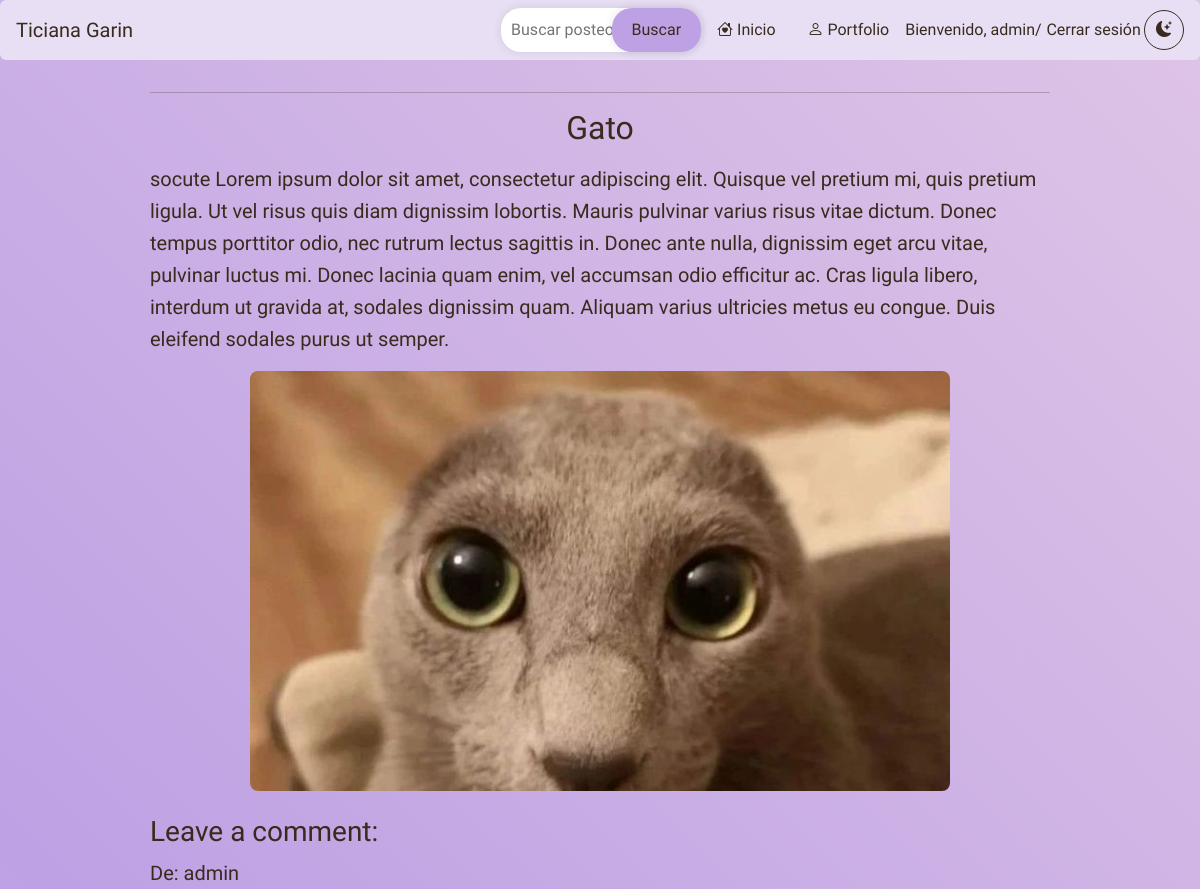
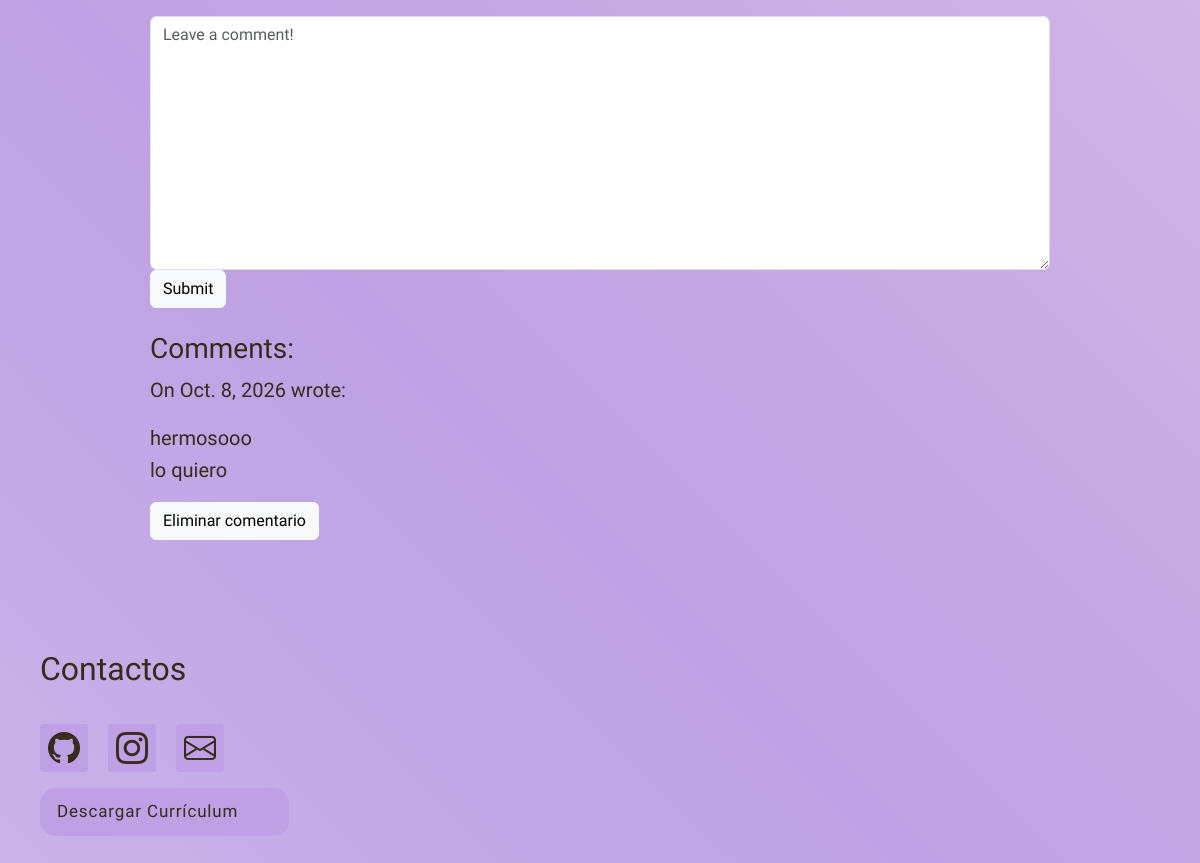
The app's page /blog/post/11/ (signed in) with its own data (2 pictures, top to bottom).
### blog/models.py (models this page shows, shortened)
class Post(models.Model):
    title = models.CharField(max_length=255)
    body = models.TextField()
    image = models.ImageField(upload_to= "post/", blank= True, null= True)
    created_on = models.DateTimeField(auto_now_add=True)
    last_modified = models.DateTimeField(auto_now=True)
    categories = models.ManyToManyField("Category", related_name="posts")

class Comment(models.Model):
    author = models.CharField(max_length=60)
    body = models.TextField()
    created_on = models.DateTimeField(auto_now_add=True)
    post = models.ForeignKey("Post", on_delete=models.CASCADE)

### blog/views.py (the view, shortened to what this page needs)
# urls.py: path("post/<int:pk>/", views.blog_detail, name="blog_detail"),
def blog_detail(request, pk):
    post = Post.objects.get(pk=pk)
    form = CommentForm()
    comments = Comment.objects.filter(post=post)
    context = {
        "post": post,
        "comments": comments,
        "form": CommentForm(),
    }
    return render(request, "blog/detail.html", context)

### blog/forms.py
class CommentForm(forms.Form):
    body = forms.CharField(
        widget=forms.Textarea(
            attrs={"class": "form-control", "placeholder": "Leave a comment!"}
        )
    )

### blog/templates/blog/detail.html (shortened to what this page needs)
{% extends "base.html"%}
{% load static %}
{% block page_css %}
    <link rel="stylesheet" href="{% static 'blog/detail.css' %}?v=1">
{% endblock page_css %}
{% block page_title %}
    <h2>{{ post.title }}</h2>
{% endblock page_title %}
{% block page_content %}
    <div>
    <p>{{ post.body | linebreaks }}</p>
        {% if post.image %}
            <img src="{{ post.image.url }}" alt="{{ post.title }}" >
        {% endif %}
    </div>
    <div>
    <h3>Leave a comment:</h3>
    {% if user.is_authenticated %}
    <form method="post">
        <div>
            <p>De: {{ user.username }}</p>
        </div>
        <div>
            {{ form.body }}
        </div>
        <button type="submit" class="btn btn-light">Submit</button>
    </form>
    {% else %}
    <p>Registrate para comentar</p>
    {% endif %}
    </div>
    <div>
    <h3>Comments:</h3>
    {% for comment in comments %}
        <p>
            On {{ comment.created_on.date }} <b>{{ comment.author }}</b> wrote:
        </p>
        <p>
            {{ comment.body | linebreaks }}
        </p>
        {% if user.is_superuser %}
            <form method="post" action="{% url 'blog:delete_comment' comment.pk %}" class="delete-comment-form">
                <button type="submit" class="delete-comment-btn btn btn-light" onclick="return confirm('¿Seguro que querés eliminar este comentario?')">
                    Eliminar comentario
                </button>
            </form>
    {% endif %}
    {% endfor %}
    </div>
{% endblock page_content %}

### blog/templates/base.html (shortened to what this page needs)
{% load static %}
<!DOCTYPE html>
<html lang="en">
<head>
    <link rel="stylesheet" href="https://cdn.jsdelivr.net/npm/bootstrap-icons@1.11.3/font/bootstrap-icons.min.css">
    <link rel="stylesheet" href="https://cdnjs.cloudflare.com/ajax/libs/font-awesome/6.7.2/css/all.min.css">
    <link href="https://cdn.jsdelivr.net/npm/bootstrap@5.3.8/dist/css/bootstrap.min.css" rel="stylesheet">
    <link rel="stylesheet" href="{% static 'blog/styles.css' %}?v=11">
    {% block page_css %}{% endblock page_css %}
</head>
<body class = "animated-gradient {% if request.GET.tema == 'oscuro' %} tema-oscuro{% endif %}">
        <nav id="navbar-example2" class="navbar bg-body-tertiary px-3 mb-3 border rounded-2 ">
        <a class="navbar-brand">Ticiana Garin</a>
        <ul class="nav nav-pills">
            <form method="get" action="{% url 'blog:blog_search' %}?tema={{ request.GET.tema|default:'claro' }}">
                <div class = "search">
                <input type="search" name="q" value="{{ query|default:'' }}" placeholder="Buscar posteos..." aria-label="Buscar posteos">
                <button type="submit">Buscar</button>
                </div>
            </form>
             <li class="nav-item">
                <a class="nav-link link-light" href="{% url 'blog:index' %}?tema={{ request.GET.tema|default:'claro' }}">
                    <i class="bi bi-house-heart"></i> Inicio
                </a>
            </li>
            <li class="nav-item">
                <a class="nav-link link-light" href="{% url 'index' %}?tema={{ request.GET.tema|default:'claro' }}">
                    <i class="bi bi-person"></i> Portfolio
                </a>
            </li>
            <li class="nav-item auth-links">
                {% if user.is_authenticated %}
                <span>Bienvenido, {{ user.username }}/</span>
                    <form method="post" action="{% url 'logout' %}">
                    <button class="nav-link link-light" type="submit">
                        Cerrar sesión
                    </button>
</form>
                {% endif %}
            </li>
            <li class="nav-item theme-toggle-item">
                {% if request.GET.tema == "oscuro" %}
                    <a class="theme-toggle-link" href="?tema=claro{% if request.GET.q %}&amp;q={{ request.GET.q|urlencode }}{% endif %}" aria-label="Activar modo claro" title="Modo claro">
                        <i class="bi bi-sun-fill sun-icon" aria-hidden="true"></i>
                    </a>
                {% else %}
                    <a class="theme-toggle-link" href="?tema=oscuro{% if request.GET.q %}&amp;q={{ request.GET.q|urlencode }}{% endif %}" aria-label="Activar modo oscuro" title="Modo oscuro">
                        <i class="bi bi-moon-stars-fill moon-icon" aria-hidden="true"></i>
                    </a>
                {% endif %}
            </li>
        </ul>
    </nav>
<main class="blog-content">
    <hr>
    {% block page_title %}{% endblock page_title %}
    {% block page_content %}{% endblock page_content %}
</main>
   <footer>
        {% block footer %}
        <div class="container-fluid">
        <h1> Contactos </h1>
                <div class= "contenedor-flex">
                    <a href="https://github.com/tixi333" target="_blank" class="instagram-button link-light">
                        <i class="bi bi-github instagram-icon icono-personalizado"></i>
                </a>
                <a href="https://www.instagram.com/tticigr.lv/" target="_blank" class="instagram-button link-light">
                        <i class="bi bi-instagram instagram-icon icono-personalizado"></i>
                </a>
                <a href="https://mail.google.com/mail/?view=cm&amp;fs=1&amp;to=ticiana.garin@gmail.com&amp;su=Consulta%20desde%20mi%20portfolio" target="_blank"
                    class="instagram-button link-light">
                    <i class = "bi bi-envelope instagram-icon icono-personalizado"></i>
                    </a>
                </div>
                <button class="cv_button" onclick="window.open('TicianaGarin.pdf', '_blank')">
                    Descargar Currículum
                </button>
        </div>
        {% endblock %}
    </footer>
</body>
</html>

### blog/static/blog/styles.css (style rules this page uses)
:root { --margen: 20px; --fuentebody: 'Ysabeau Infant', sans-serif; --fuentetitle: 'Archivo Black', sans-serif; --gradient1: #e8dff5; --gradient2: #bda1e4; --gradient3: #f3d9e8; --text: #382b1e; --hover_color: #9d5da1; }
html { scroll-behavior: smooth; scroll-padding-top: 90px; }
body { margin: 0; min-height: 100vh; font-family: var(--fuentebody); color: var(--text); overflow-x: hidden; padding-bottom: 35vh; }
.blog-content { box-sizing: border-box; width: min(calc(100% - 3rem), 900px); margin: 2rem auto 5rem; padding: 0; line-height: 1.6; }
.blog-content h2, .blog-content h5 { text-align: center; }
.blog-content p { text-indent: 0; }
h1 { font-family: var(--fuentetitle); font-size: 32px; margin-bottom: 20px; }
p { font-size: 20px; text-indent: 20px; }
nav { width: 100%; border: none }
.contenedor-flex { display: flex; flex-direction: row; justify-content: flex-start; align-items: center; flex-wrap: wrap; gap: 20px; min-height: 10vh; }
.container-fluid { padding: 30px 40px; background-color: transparent !important; }
.navbar { position: sticky; top: 0; z-index: 1000; background-color: var(--gradient1) !important; backdrop-filter: blur(8px); border: none !important; }
.navbar-brand, .nav-link { color: var(--text) !important; }
.theme-toggle-item { display: flex; align-items: center; }
.theme-toggle-link { display: inline-grid; width: 2.5rem; height: 2.5rem; place-items: center; border: 1px solid currentColor; border-radius: 50%; color: var(--text); text-decoration: none; }
.theme-toggle-link i { position: static; display: inline-block; animation: theme-icon-rotate-in 180ms ease-out both; }
.theme-toggle-link .moon-icon { opacity: 1; }
.nav-item { display: flex; align-items: center; width: auto; height: auto; }
.auth-links { gap: 0.1rem; white-space: nowrap; }
.auth-links .nav-link { padding-left: 0.2rem; padding-right: 0.2rem; }
.moon-icon { opacity: 0; transform: rotate(-90deg) scale(0.6); }
.search { display: inline-block; position: relative; }
.search input[type="search"] { width: 200px; padding: 10px; border: none; border-radius: 20px; box-shadow: 0 0 10px rgba(0, 0, 0, 0.1); }
.search button[type="submit"] { background-color: var(--gradient2); border: none; color: var(--text); cursor: pointer; padding: 10px 20px; border-radius: 20px; box-shadow: 0 0 10px rgba(0, 0, 0, 0.1); position: absolute; top: 0; right: 0; transition: .9s ease; }
.cv_button { background: var(--gradient2); color: var(--text); font-family: inherit; padding: 0.45em; padding-left: 1em; font-size: 17px; font-weight: 500; border-radius: 0.9em; border: none; cursor: pointer; letter-spacing: 0.05em; display: flex; align-items: center; overflow: hidden; position: relative; height: 2.8em; padding-right: 3em; }
.instagram-button { width: fit-content; min-width: 48px; height: 48px; background: var(--gradient2); position: relative; border: none; border-radius: 4px; color: var(--text); display: flex; align-items: center; justify-content: flex-start; gap: 0; box-sizing: border-box; padding: 8px; font-weight: bold; overflow: hidden; transition: gap 700ms ease, padding 700ms ease; }
.instagram-icon { width: 32px; height: 32px; font-size: 32px; line-height: 1; flex-shrink: 0; fill: var(--text); }
.icono-personalizado { color: var(--text); }
.animated-gradient { position: relative; background: linear-gradient( 45deg, var(--gradient1) 0%, var(--gradient2) 50%, var(--gradient3) 100% ); background-size: 200% 200%; animation: gradient-shift 8s ease alternate infinite; color: var(--text); text-align: left; }

### blog/static/blog/detail.css (style rules this page uses)
.blog-content > div { margin-bottom: 1.5rem; }
.blog-content > div > img { display: block; width: min(100%, 700px); max-height: 420px; margin: 1rem auto; object-fit: cover; border-radius: 8px; }
.blog-content form textarea { width: 100%; min-height: 120px; }

### records on screen
Post: title "Gato", body "socute Lorem ipsum dolor sit amet, consectetur adipiscing elit. Quisque vel pretium mi, quis pretium ligula. Ut vel risus quis diam dignissim lobortis. Mauris pulvinar varius risus vitae dictum. Donec tempus porttitor odio, nec rutrum lectus sagittis in. Donec ante nulla, dignissim eget arcu vitae, pulvinar luctus mi. Donec lacinia quam enim, vel accumsan odio efficitur ac. Cras ligula libero, interdum ut gravida at, sodales dignissim quam. Aliquam varius ultricies metus eu congue. Duis eleifend sodales purus ut semper.", image (picture)
Comment: created_on "Oct. 8, 2026", body "hermosooo lo quiero"

### other values on screen
{{ user.username }} "admin"
